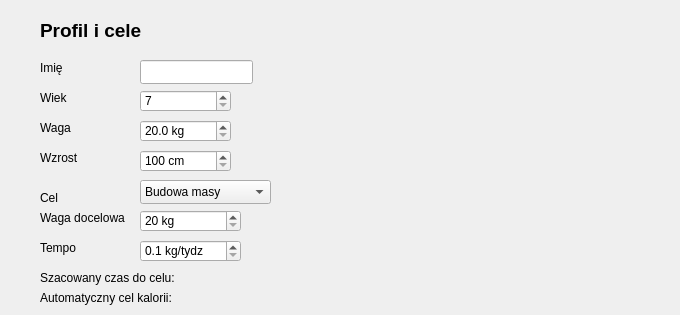
      <widget class="QWidget" name="profilTab">
       <attribute name="title">
        <string>Profil</string>
       </attribute>
       <widget class="QLineEdit" name="lineEditImie">
        <property name="geometry">
         <rect>
          <x>140</x>
          <y>60</y>
          <width>113</width>
          <height>24</height>
         </rect>
        </property>
        <property name="text">
         <string/>
        </property>
       </widget>
       <widget class="QSpinBox" name="spinWiek">
        <property name="geometry">
         <rect>
          <x>140</x>
          <y>90</y>
          <width>91</width>
          <height>22</height>
         </rect>
        </property>
        <property name="minimum">
         <number>7</number>
        </property>
       </widget>
       <widget class="QLabel" name="labelWiek">
        <property name="geometry">
         <rect>
          <x>40</x>
          <y>90</y>
          <width>49</width>
          <height>16</height>
         </rect>
        </property>
        <property name="text">
         <string>Wiek</string>
        </property>
       </widget>
       <widget class="QDoubleSpinBox" name="doubleSpinWaga">
        <property name="geometry">
         <rect>
          <x>140</x>
          <y>120</y>
          <width>91</width>
          <height>22</height>
         </rect>
        </property>
        <property name="suffix">
         <string> kg</string>
        </property>
        <property name="decimals">
         <number>1</number>
        </property>
        <property name="minimum">
         <double>20.000000000000000</double>
        </property>
        <property name="maximum">
         <double>300.000000000000000</double>
        </property>
       </widget>
       <widget class="QLabel" name="labelWaga">
        <property name="geometry">
         <rect>
          <x>40</x>
          <y>120</y>
          <width>49</width>
          <height>16</height>
         </rect>
        </property>
        <property name="text">
         <string>Waga</string>
        </property>
       </widget>
       <widget class="QDoubleSpinBox" name="doubleSpinWzrost">
        <property name="geometry">
         <rect>
          <x>140</x>
          <y>150</y>
          <width>91</width>
          <height>22</height>
         </rect>
        </property>
        <property name="suffix">
         <string> cm</string>
        </property>
        <property name="decimals">
         <number>0</number>
        </property>
        <property name="minimum">
         <double>100.000000000000000</double>
        </property>
        <property name="maximum">
         <double>250.000000000000000</double>
        </property>
       </widget>
       <widget class="QLabel" name="labelWzrost">
        <property name="geometry">
         <rect>
          <x>40</x>
          <y>150</y>
          <width>49</width>
          <height>16</height>
         </rect>
        </property>
        <property name="text">
         <string>Wzrost</string>
        </property>
       </widget>
       <widget class="QComboBox" name="comboBoxCel">
        <property name="geometry">
         <rect>
          <x>140</x>
          <y>180</y>
          <width>131</width>
          <height>24</height>
         </rect>
        </property>
        <item>
         <property name="text">
          <string>Budowa masy</string>
         </property>
        </item>
        <item>
         <property name="text">
          <string>Utrata masy</string>
         </property>
        </item>
        <item>
         <property name="text">
          <string>Utrzymanie masy</string>
         </property>
        </item>
       </widget>
       <widget class="QDoubleSpinBox" name="doubleSpinBoxDocelowa">
        <property name="geometry">
         <rect>
          <x>140</x>
          <y>210</y>
          <width>101</width>
          <height>22</height>
         </rect>
        </property>
        <property name="suffix">
         <string> kg</string>
        </property>
        <property name="decimals">
         <number>0</number>
        </property>
        <property name="minimum">
         <double>20.000000000000000</double>
        </property>
        <property name="maximum">
         <double>300.000000000000000</double>
        </property>
       </widget>
       <widget class="QDoubleSpinBox" name="doubleSpinBoxTempo">
        <property name="geometry">
         <rect>
          <x>140</x>
          <y>240</y>
          <width>101</width>
          <height>22</height>
         </rect>
        </property>
        <property name="suffix">
         <string> kg/tydz</string>
        </property>
        <property name="decimals">
         <number>1</number>
        </property>
        <property name="minimum">
         <double>0.100000000000000</double>
        </property>
        <property name="maximum">
         <double>1.500000000000000</double>
        </property>
       </widget>
       <widget class="QLabel" name="label">
        <property name="geometry">
         <rect>
          <x>40</x>
          <y>190</y>
          <width>49</width>
          <height>16</height>
         </rect>
        </property>
        <property name="text">
         <string>Cel</string>
        </property>
       </widget>
       <widget class="QLabel" name="label_2">
        <property name="geometry">
         <rect>
          <x>40</x>
          <y>210</y>
          <width>91</width>
          <height>16</height>
         </rect>
        </property>
        <property name="text">
         <string>Waga docelowa</string>
        </property>
       </widget>
       <widget class="QLabel" name="label_3">
        <property name="geometry">
         <rect>
          <x>40</x>
          <y>20</y>
          <width>131</width>
          <height>21</height>
         </rect>
        </property>
        <property name="font">
         <font>
          <pointsize>14</pointsize>
          <bold>true</bold>
         </font>
        </property>
        <property name="text">
         <string>Profil i cele</string>
        </property>
       </widget>
       <widget class="QLabel" name="labelWiek_2">
        <property name="geometry">
         <rect>
          <x>40</x>
          <y>60</y>
          <width>31</width>
          <height>16</height>
         </rect>
        </property>
        <property name="text">
         <string>Imię</string>
        </property>
       </widget>
       <widget class="QLabel" name="label_4">
        <property name="geometry">
         <rect>
          <x>40</x>
          <y>240</y>
          <width>49</width>
          <height>16</height>
         </rect>
        </property>
        <property name="text">
         <string>Tempo</string>
        </property>
       </widget>
       <widget class="QLabel" name="label_5">
        <property name="geometry">
         <rect>
          <x>40</x>
          <y>270</y>
          <width>591</width>
          <height>16</height>
         </rect>
        </property>
        <property name="text">
         <string>Szacowany czas do celu: </string>
        </property>
       </widget>
       <widget class="QLabel" name="label_6">
        <property name="geometry">
         <rect>
          <x>40</x>
          <y>290</y>
          <width>631</width>
          <height>16</height>
         </rect>
        </property>
        <property name="text">
         <string>Automatyczny cel kalorii: </string>
        </property>
       </widget>
       <zorder>doubleSpinWzrost</zorder>
       <zorder>doubleSpinWaga</zorder>
       <zorder>lineEditImie</zorder>
       <zorder>spinWiek</zorder>
       <zorder>labelWiek</zorder>
       <zorder>labelWaga</zorder>
       <zorder>labelWzrost</zorder>
       <zorder>comboBoxCel</zorder>
       <zorder>doubleSpinBoxDocelowa</zorder>
       <zorder>doubleSpinBoxTempo</zorder>
       <zorder>label</zorder>
       <zorder>label_2</zorder>
       <zorder>label_3</zorder>
       <zorder>labelWiek_2</zorder>
       <zorder>label_4</zorder>
       <zorder>label_5</zorder>
       <zorder>label_6</zorder>
      </widget>
